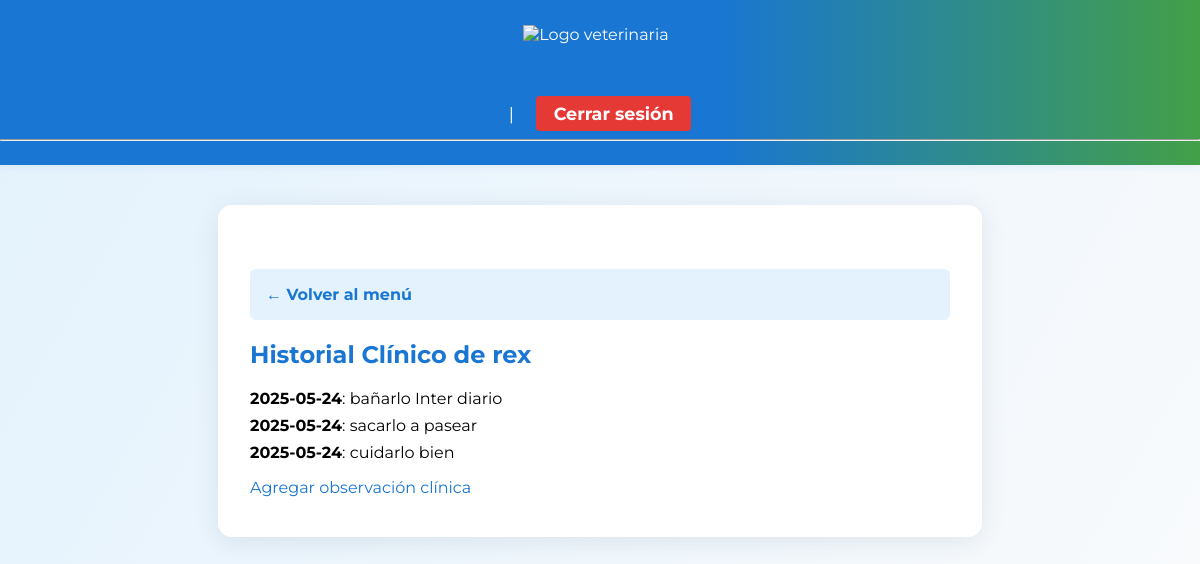
The page /history/2 (signed in) on the database its author committed.
### app/models.py (models this page shows)
class Pet(db.Model):
    id = db.Column(db.Integer, primary_key=True)
    name = db.Column(db.String(50), nullable=False)
    species = db.Column(db.String(50), nullable=False)
    breed = db.Column(db.String(50))
    age = db.Column(db.Integer)
    client_id = db.Column(db.Integer, db.ForeignKey('client.id'), nullable=False, index=True)
    histories = db.relationship('ClinicalHistory', backref='pet', lazy=True)
    appointments = db.relationship('Appointment', backref='pet', lazy=True)

class ClinicalHistory(db.Model):
    id = db.Column(db.Integer, primary_key=True)
    pet_id = db.Column(db.Integer, db.ForeignKey('pet.id'), nullable=False, index=True)
    appointment_id = db.Column(db.Integer, db.ForeignKey('appointment.id'), nullable=True, index=True)  # Can be None
    observations = db.Column(db.Text)
    date = db.Column(db.Date, nullable=False)

### app/routes.py (the view)
@bp.route('/history/<int:pet_id>')
@login_required
def history_pet(pet_id):
    pet = Pet.query.get_or_404(pet_id)
    histories = ClinicalHistory.query.filter_by(pet_id=pet_id).all()
    return render_template('history.html', pet=pet, histories=histories, show_back_menu=True)

### app/models.py (called while the page is built)
@login_manager.user_loader
def load_user(user_id):
    return User.query.get(int(user_id))

### app/templates/history.html (shortened to what this page needs)
{% extends "base.html" %}
{% block content %}
<h2>
    {% if pet %}
        Historial Clínico de {{ pet.name }}
    {% else %}
        Historial Clínico
    {% endif %}
</h2>
{% if histories and histories|length > 0 %}
<ul>
    {% for history in histories %}
    <li><strong>{{ history.date }}</strong>: {{ history.observations }}</li>
    {% endfor %}
</ul>
{% else %}
<ul>
    <li>No hay historial clínico registrado.</li>
</ul>
{% endif %}
{% if current_user.is_authenticated and current_user.role == 'vet' and pet %}
    <a href="{{ url_for('main.add_clinical_observation_view', pet_id=pet.id) }}">Agregar observación clínica</a>
{% endif %}
{% endblock %}

### app/templates/base.html (style rules this page uses)
body { font-family: 'Montserrat', Arial, sans-serif; background: linear-gradient(120deg, #e3f2fd 0%, #f8fafc 100%); margin: 0; padding: 0; }
h1, h2 { color: #1976d2; font-weight: 700; }
ul { list-style: none; padding: 0; }
ul li { margin-bottom: 0.5em; }
a { color: #1976d2; text-decoration: none; transition: color 0.2s; }

### rows shown on the page
Pet: name "rex"
ClinicalHistory: date "2025-05-24", observations "bañarlo Inter diario"
ClinicalHistory: date "2025-05-24", observations "sacarlo a pasear"
ClinicalHistory: date "2025-05-24", observations "cuidarlo bien"
